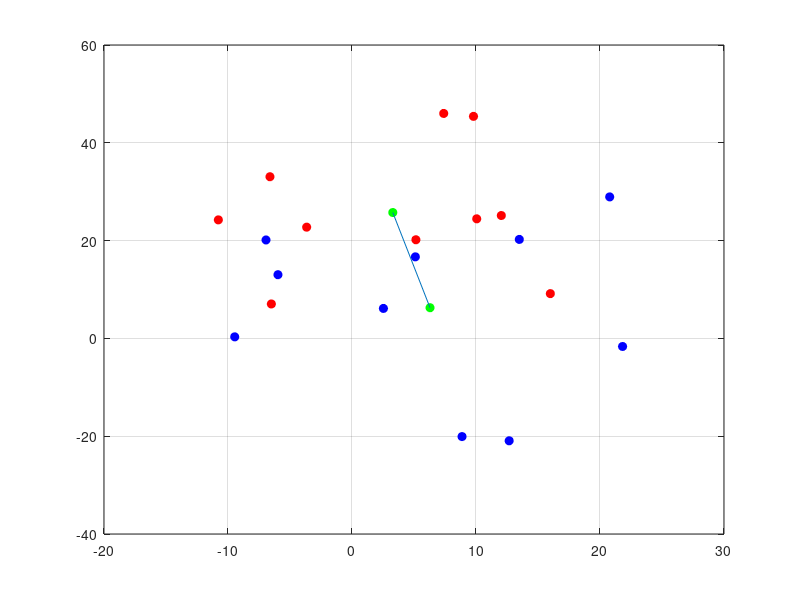

This figure's MATLAB source: (Note: this script raises an error after producing the figure.)
clc;clear ;close all
% carattere di newline
s=sprintf('\n');

%Genero un un Set di N dati 3-Dimensionali 
N=20;

a=10;
b=25;
x1=a+(b-a)*randn(1,N);
x2=a+(b-a)*randn(1,N);

X=[x1;x2];

D1=X(:,1:10);
D2=X(:,11:end);

Media_D1=mean(D1,2);
Media_D2=mean(D2,2);


D1=X(:,1:10);
D2=X(:,11:end);

%Disegno i dati di D1
plot(D1(1,:),D1(2,:),'or','MarkerFaceColor','r');hold on;

%Disegno la Media di D1, intesa come rappresentazione sintetica
plot(Media_D1(1),Media_D1(2),'og','MarkerFaceColor','g');
grid on;

%Disegno i dati di D2
plot(D2(1,:),D2(2,:),'ob','MarkerFaceColor','b');hold on;

%Disegno la Media di D2, intesa come rappresentazione sintetica
plot(Media_D2(1),Media_D2(2),'og','MarkerFaceColor','g');
grid on;

%Disegno la linea congiungente le Medie
line([Media_D1(1) Media_D2(1)],[Media_D1(2) Media_D2(2)])
pause
%Il discriminante di Fisher Lineare ricerca la retta di direttori w che meglio 
%separa le proiezioni y dei Dati x:
%      t
% y = w  * x
%
%

%Calcolo la Matrici di Scatter per D1 e D2
S1=MatriceScatter(D1,Media_D1);
S2=MatriceScatter(D2,Media_D2);

%Calcolo la Matrice Whitin-Scatter
Sw=S1+S2

%Calcolo la Matrice Between-Scatter
Sb=(Media_D1-Media_D2)*(Media_D1-Media_D2).';

%Calcolo il Direttore w della retta che separa meglio le Proiezioni
w=inv(Sw)*(Media_D1-Media_D2);
%normalizzo il vettore w
w=w/norm(w,2);

Retta=[w*50  -w*50];
%Disegno la Retta
plot(Retta(1,:),Retta(2,:),'LineWidth',2);


%Calcolo le proiezioni
y1=w.'*D1;
y2=w.'*D2;

for i=1:10
    Proj_y1(:,i)=y1(i)*w;
    Proj_y2(:,i)=y2(i)*w;
end


%Disegno le proizioni dei punti sulla Retta
%figure;
plot(Proj_y1(1,:),Proj_y1(2,:),'or','MarkerFaceColor','r','MarkerSize',5);hold on
plot(Proj_y2(1,:),Proj_y2(2,:),'ob','MarkerFaceColor','b','MarkerSize',5);
%Vettore3D(w(1),w(2),0,[1 0 0])

%Disegno le rette congiungenti i punti e le proiezioni sul vettore w
Proj=[];
for i=1:N/2
    
    Punti=[D1(:,i) Proj_y1(:,i)];
    l=line(Punti(1,:),Punti(2,:));
    set(l,'Color','r','LineWidth',1)
    
    Punti=[D2(:,i) Proj_y2(:,i)];
    l=line(Punti(1,:),Punti(2,:));
    set(l,'Color','b','LineWidth',1)
end

w.'*Proj_y1
w.'*Proj_y2
